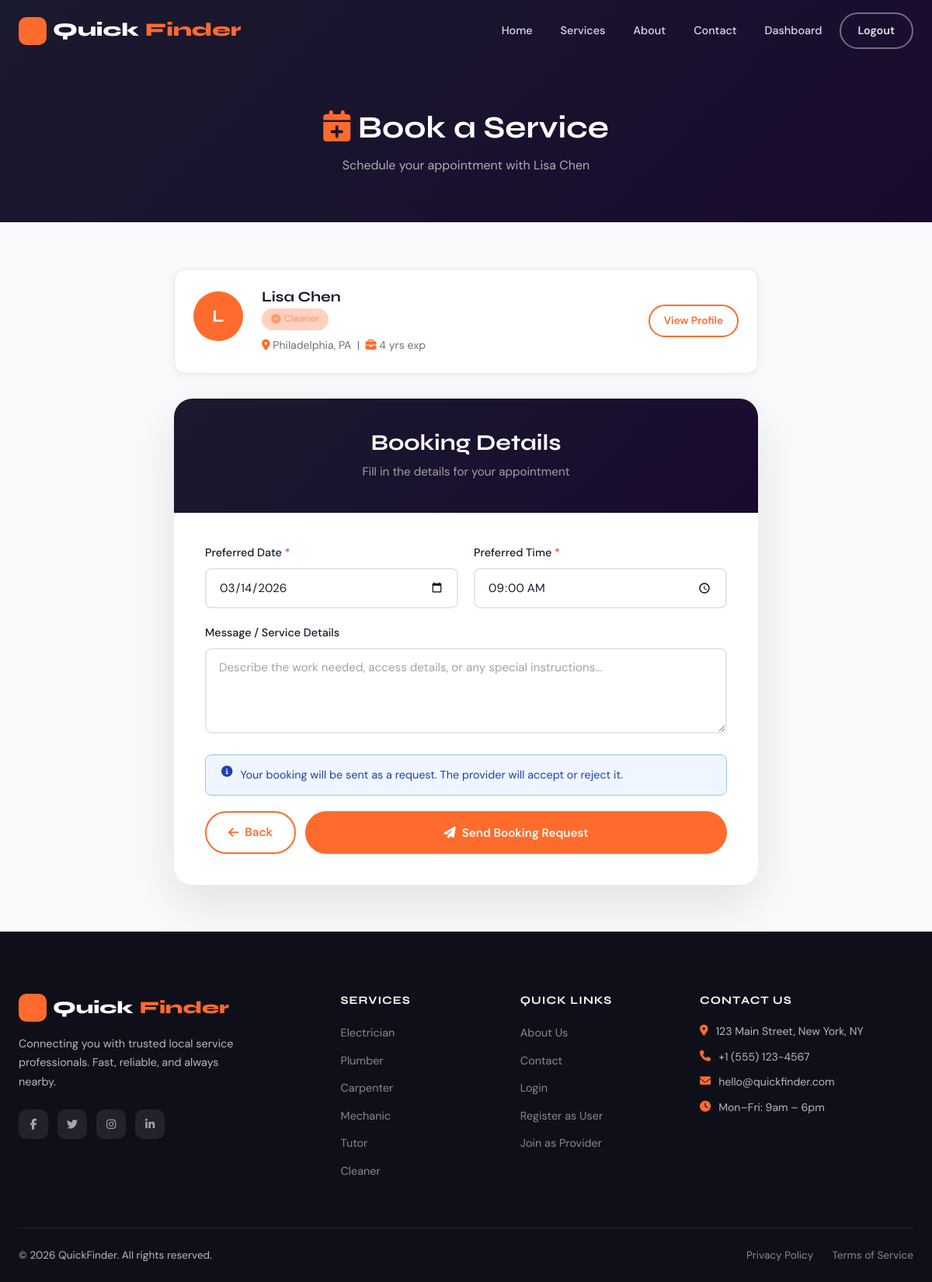
The app's page /book_service.php?provider_id=6 (signed in) with its own data.
### tables this page shows
CREATE TABLE IF NOT EXISTS service_providers (
    id INT AUTO_INCREMENT PRIMARY KEY,
    name VARCHAR(100) NOT NULL,
    email VARCHAR(150) UNIQUE NOT NULL,
    phone VARCHAR(20) NOT NULL,
    category VARCHAR(100) NOT NULL,
    experience INT DEFAULT 0,
    location VARCHAR(200) NOT NULL,
    bio TEXT,
    password VARCHAR(255) NOT NULL,
    status ENUM('pending','approved','rejected') DEFAULT 'pending',
    profile_image VARCHAR(255) DEFAULT NULL,
    created_at TIMESTAMP DEFAULT CURRENT_TIMESTAMP
);

### book_service.php (the view, shortened to what this page needs)
<?php
require_once 'connect.php';
$provider_id = (int)($_GET['provider_id'] ?? $_POST['provider_id'] ?? 0);
$provider = mysqli_fetch_assoc(mysqli_query($conn, "SELECT * FROM service_providers WHERE id=$provider_id AND status='approved'"));
require_once 'header.php';
?>
<div class="page-hero">
    <div class="container">
        <h1><i class="fas fa-calendar-plus" style="color:var(--primary)"></i> Book a Service</h1>
        <p>Schedule your appointment with <?= htmlspecialchars($provider['name']) ?></p>
    </div>
</div>
<section class="section-pad-sm" style="background:var(--bg-alt);">
    <div class="container" style="max-width:800px;">
        <div class="provider-card" style="margin-bottom:32px;display:flex;align-items:center;gap:24px;padding:24px;border-radius:var(--radius);">
            <div class="provider-avatar" style="width:64px;height:64px;font-size:1.4rem;border:none;flex-shrink:0;">
                <?= strtoupper(substr($provider['name'],0,1)) ?>
            </div>
            <div style="flex:1;">
                <h3 style="margin-bottom:4px;"><?= htmlspecialchars($provider['name']) ?></h3>
                <span class="provider-badge"><i class="fas fa-check-circle"></i> <?= htmlspecialchars($provider['category']) ?></span>
                <p style="margin-top:8px;font-size:.88rem;color:var(--text-muted);">
                    <i class="fas fa-map-marker-alt" style="color:var(--primary)"></i> <?= htmlspecialchars($provider['location']) ?>
                    &nbsp;|&nbsp;
                    <i class="fas fa-briefcase" style="color:var(--primary)"></i> <?= $provider['experience'] ?> yrs exp
                </p>
            </div>
            <a href="provider_profile.php?id=<?= $provider['id'] ?>" class="btn btn-outline btn-sm">View Profile</a>
        </div>
        <div class="form-card">
            <div class="form-card-header">
                <h1>Booking Details</h1>
                <p>Fill in the details for your appointment</p>
            </div>
            <div class="form-card-body">
                <form method="POST" class="validate-form">
                    <div class="form-row">
                        <div class="form-group">
                            <label>Preferred Date <span>*</span></label>
                            <input type="date" name="service_date" id="service_date" class="form-control" required>
                        </div>
                        <div class="form-group">
                            <label>Preferred Time <span>*</span></label>
                            <input type="time" name="service_time" class="form-control" required value="09:00">
                        </div>
                    </div>
                    <div class="form-group">
                        <label>Message / Service Details</label>
                        <textarea name="message" class="form-control" rows="4" placeholder="Describe the work needed, access details, or any special instructions..."></textarea>
                    </div>
                    <div class="alert alert-info" style="margin-bottom:20px;">
                        <i class="fas fa-info-circle"></i>
                        Your booking will be sent as a request. The provider will accept or reject it.
                    </div>
                    <div style="display:flex;gap:12px;">
                        <a href="services.php" class="btn btn-outline"><i class="fas fa-arrow-left"></i> Back</a>
                        <button type="submit" class="btn btn-primary" style="flex:1;justify-content:center;">
                            <i class="fas fa-paper-plane"></i> Send Booking Request
                        </button>
                    </div>
                </form>
            </div>
        </div>
    </div>
</section>
<?php require_once 'footer.php'; ?>

### css/style.css (style rules this page uses)
:root { --primary: #ff6b2c; --primary-dark: #e55a1a; --primary-light: #fff3ee; --accent: #1a1a2e; --accent2: #16213e; --text: #1a1a2e; --text-muted: #6b7280; --text-light: #9ca3af; --bg: #ffffff; --bg-alt: #f9fafb; --bg-dark: #0f0f1a; --border: #e5e7eb; --border-dark: #d1d5db; --card-shadow: 0 4px 24px rgba(0, 0, 0, 0.08); --card-shadow-hover: 0 12px 40px rgba(255, 107, 44, 0.15); --radius: 14px; --radius-sm: 8px; --radius-lg: 24px; --transition: all 0.3s cubic-bezier(0.4, 0, 0.2, 1); --font-head: "Syne", sans-serif; --font-body: "DM Sans", sans-serif; --pending: #f59e0b; --accepted: #10b981; --rejected: #ef4444; --completed: #3b82f6; }
*, *::before, *::after { box-sizing: border-box; margin: 0; padding: 0; }
html { scroll-behavior: smooth; }
body { font-family: var(--font-body); color: var(--text); background: var(--bg); line-height: 1.6; overflow-x: hidden; }
h1, h2, h3, h4, h5, h6 { font-family: var(--font-head); line-height: 1.2; font-weight: 700; }
a { text-decoration: none; color: inherit; transition: var(--transition); }
.container { max-width: 1200px; margin: 0 auto; padding: 0 24px; }
.section-pad-sm { padding: 60px 0; }
.btn { display: inline-flex; align-items: center; gap: 8px; padding: 13px 28px; border-radius: 100px; font-family: var(--font-body); font-size: 0.95rem; font-weight: 600; cursor: pointer; border: 2px solid transparent; transition: var(--transition); white-space: nowrap; }
.btn-primary { background: var(--primary); color: #fff; border-color: var(--primary); }
.btn-outline { background: transparent; color: var(--primary); border-color: var(--primary); }
.btn-sm { padding: 8px 18px; font-size: 0.85rem; }
.provider-card { background: var(--bg); border: 1px solid var(--border); border-radius: var(--radius); overflow: hidden; transition: var(--transition); box-shadow: 0 2px 12px rgba(0, 0, 0, 0.06); }
.provider-avatar { width: 72px; height: 72px; border-radius: 50%; border: 3px solid rgba(255, 255, 255, 0.3); margin: 0 auto 12px; object-fit: cover; background: var(--primary); display: flex; align-items: center; justify-content: center; font-family: var(--font-head); font-size: 1.6rem; font-weight: 700; color: #fff; }
.provider-badge { display: inline-flex; align-items: center; gap: 4px; background: rgba(255, 107, 44, 0.3); color: #ff9a6c; padding: 4px 12px; border-radius: 100px; font-size: 0.78rem; font-weight: 500; }
.form-card { background: var(--bg); border-radius: var(--radius-lg); box-shadow: 0 24px 64px rgba(0, 0, 0, 0.1); overflow: hidden; }
.form-card-header { background: linear-gradient(135deg, var(--accent), #1a0a2e); padding: 40px; text-align: center; }
.form-card-header h1 { color: #fff; font-size: 1.8rem; }
.form-card-header p { color: rgba(255, 255, 255, 0.6); font-size: 0.95rem; margin-top: 8px; }
.form-card-body { padding: 40px; }
.form-group { margin-bottom: 20px; }
.form-group label { display: block; font-weight: 500; font-size: 0.9rem; margin-bottom: 8px; color: var(--text); }
.form-group label span { color: var(--rejected); }
.form-control { width: 100%; padding: 13px 16px; border: 2px solid var(--border); border-radius: var(--radius-sm); font-family: var(--font-body); font-size: 0.95rem; color: var(--text); background: var(--bg); transition: var(--transition); outline: none; appearance: none; }
.form-control::placeholder { color: var(--text-light); }
.form-row { display: grid; grid-template-columns: 1fr 1fr; gap: 20px; }
.alert { padding: 14px 20px; border-radius: var(--radius-sm); font-size: 0.9rem; margin-bottom: 20px; display: flex; align-items: flex-start; gap: 10px; }
.alert-info { background: #eff6ff; color: #1e40af; border: 1px solid #93c5fd; }
.page-hero { background: linear-gradient(135deg, var(--accent), #1a0a2e); padding: 140px 0 60px; text-align: center; }
.page-hero h1 { color: #fff; font-size: 2.5rem; }
.page-hero p { color: rgba(255, 255, 255, 0.65); margin-top: 12px; }

### records on screen
service_providers: name "Lisa Chen", name "L", category "Cleaner", location "Philadelphia, PA", experience "4"
